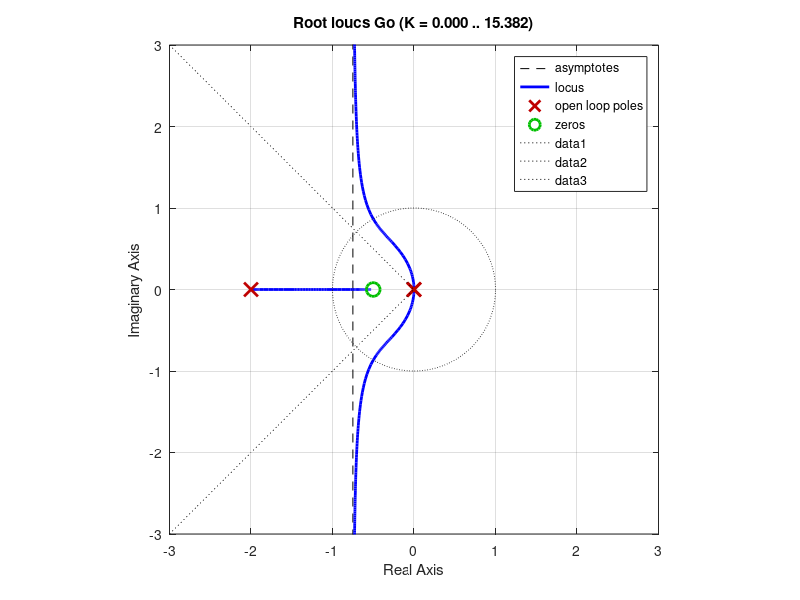

Source code (MATLAB):
%% Root locus for example of control of disk drive arm
omega0 = 1;
b = 1/2*omega0;
a = 2*omega0;

G = tf([1], [1, 0, 0])
Fb = tf([1 b], [1 a])
Go = G*Fb;


h = figure(3)
clf
rlocus(Go)

set(gca, 'Ylim',[-3,3]);
set(gca, 'Xlim', [-3,3]);

hold on
plot(cos(linspace(0,2*pi, 800)), sin(linspace(0,2*pi,800)), 'k:')
plot(linspace(-3,0,10), linspace(3,0,10), 'k:')
plot(linspace(-3,0,10), linspace(-3,0,10), 'k:')

axis equal


%% sin in - sin out example

Gio = tf([1, 0.5], [1, 2, 1, 0.5]);
w = pi/2;

[mag,ph] = bode(Gio, w)

Gsio = 0.5/mag*Gio;

[mag,ph] = bode(Gsio, w)
